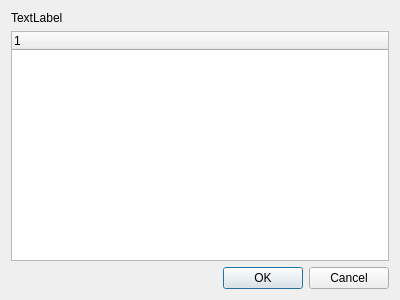
<?xml version="1.0" encoding="UTF-8"?>
<ui version="4.0">
 <class>Dialog</class>
 <widget class="QDialog" name="Dialog">
  <property name="geometry">
   <rect>
    <x>0</x>
    <y>0</y>
    <width>400</width>
    <height>300</height>
   </rect>
  </property>
  <property name="windowTitle">
   <string>Dialog</string>
  </property>
  <layout class="QVBoxLayout" name="verticalLayout">
   <item>
    <widget class="QLabel" name="label">
     <property name="text">
      <string>TextLabel</string>
     </property>
    </widget>
   </item>
   <item>
    <widget class="QTreeWidget" name="treeWidget">
     <column>
      <property name="text">
       <string notr="true">1</string>
      </property>
     </column>
    </widget>
   </item>
   <item>
    <widget class="QDialogButtonBox" name="buttonBox">
     <property name="orientation">
      <enum>Qt::Orientation::Horizontal</enum>
     </property>
     <property name="standardButtons">
      <set>QDialogButtonBox::StandardButton::Cancel|QDialogButtonBox::StandardButton::Ok</set>
     </property>
    </widget>
   </item>
  </layout>
 </widget>
 <resources/>
 <connections>
  <connection>
   <sender>buttonBox</sender>
   <signal>accepted()</signal>
   <receiver>Dialog</receiver>
   <slot>accept()</slot>
   <hints>
    <hint type="sourcelabel">
     <x>248</x>
     <y>254</y>
    </hint>
    <hint type="destinationlabel">
     <x>157</x>
     <y>274</y>
    </hint>
   </hints>
  </connection>
  <connection>
   <sender>buttonBox</sender>
   <signal>rejected()</signal>
   <receiver>Dialog</receiver>
   <slot>reject()</slot>
   <hints>
    <hint type="sourcelabel">
     <x>316</x>
     <y>260</y>
    </hint>
    <hint type="destinationlabel">
     <x>286</x>
     <y>274</y>
    </hint>
   </hints>
  </connection>
 </connections>
</ui>
